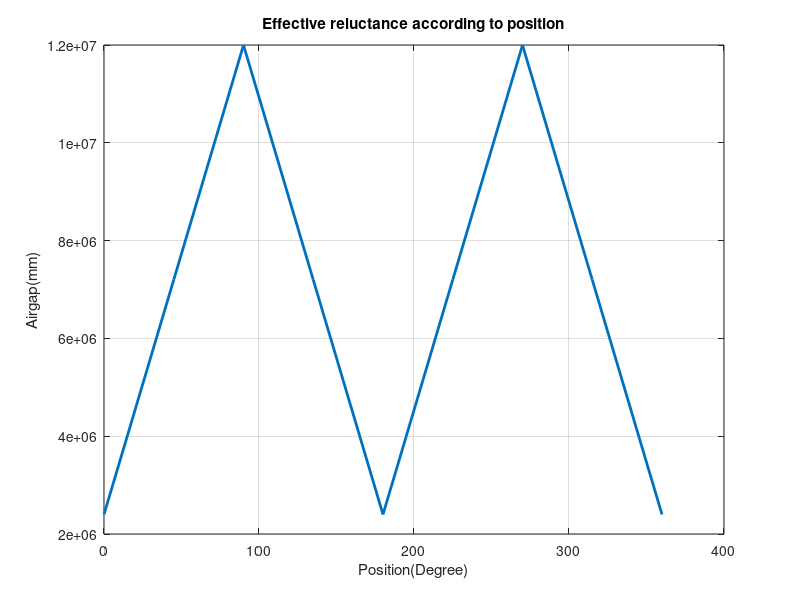
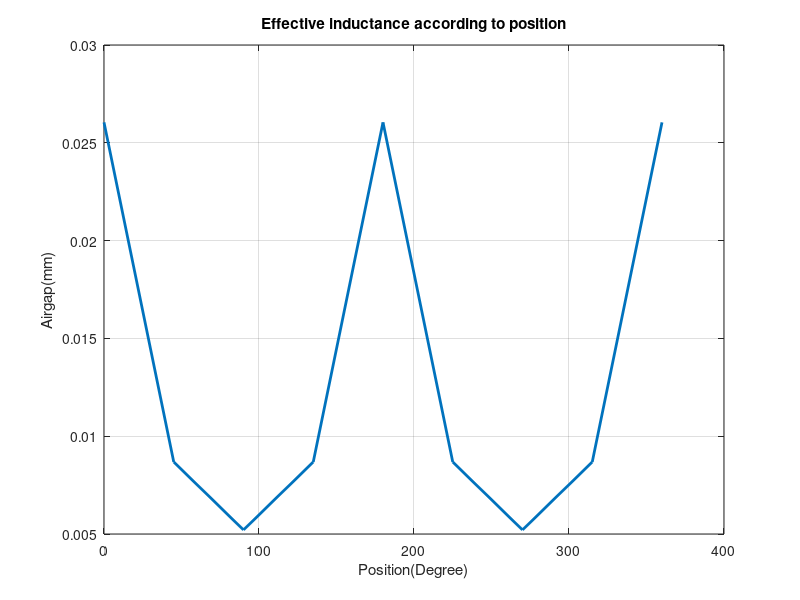
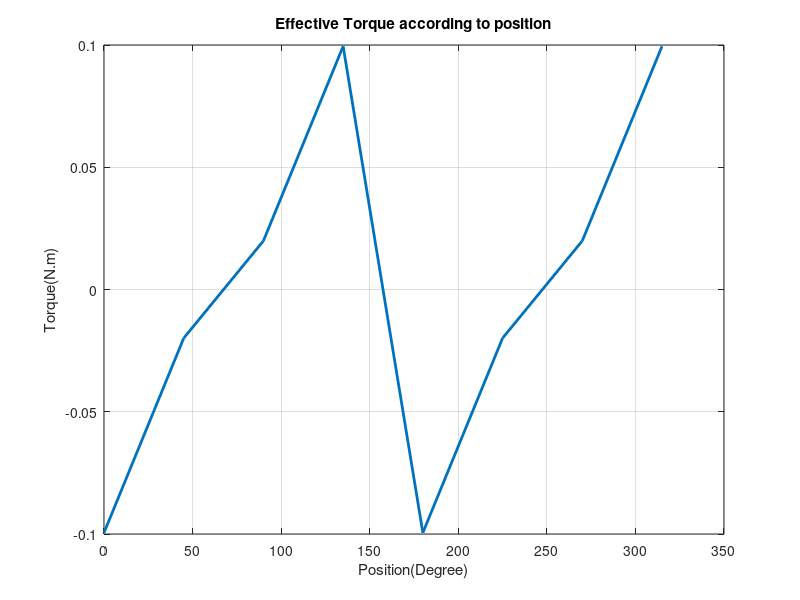

MATLAB code to generate these figures, in order:
theta= [0 45 90 135 180 225 270 315 360 ]; %% degree

airgap= [0.5 1.5 2.5 1.5 0.5 1.5 2.5 1.5 0.5 ]; % mm

mu=4*pi*1e-7;

App= (2*pi*12.5*20)*76/360; %% mm^2

R=1e3*2*airgap/(mu*App);

N= 250;

L= N^2./R;


figure();
plot(theta,R,'LineWidth',2);
title('Effective reluctance according to position');
ylabel('Airgap(mm)');
xlabel('Position(Degree)');
grid on;



figure();
plot(theta,L,'LineWidth',2);
title('Effective inductance according to position');
ylabel('Airgap(mm)');
xlabel('Position(Degree)');
grid on;



%%
theta= [0 45 90 135 180 225 270 315];
dL= L(2:end)-L(1:end-1);
dL_theta= dL*4/pi;

T= 4.5*dL_theta;

figure();
plot(theta,T,'LineWidth',2);
title('Effective Torque according to position');
ylabel('Torque(N.m)');
xlabel('Position(Degree)');
grid on;

